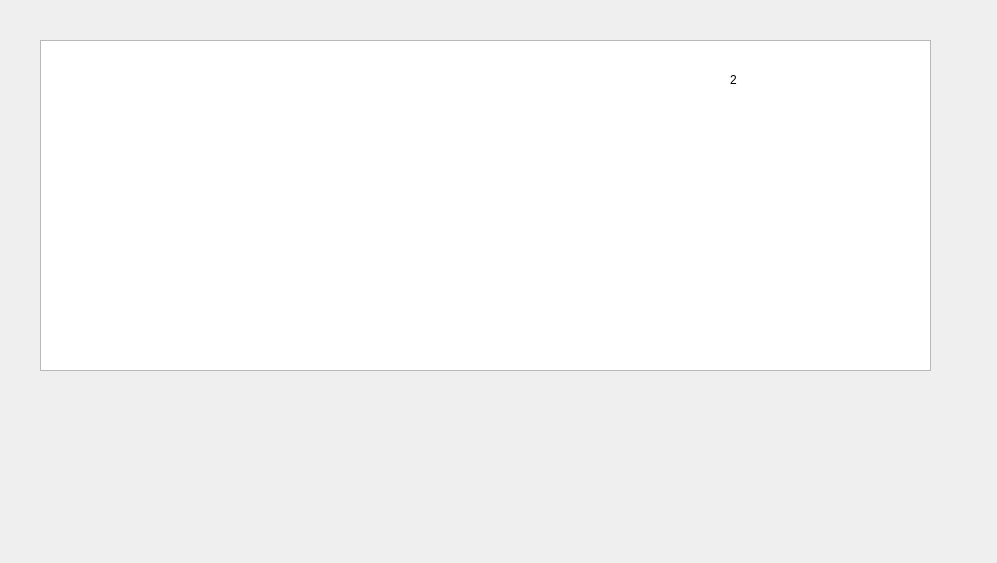
<?xml version="1.0" encoding="UTF-8"?>
<ui version="4.0">
 <class>Dialog</class>
 <widget class="QDialog" name="Dialog">
  <property name="geometry">
   <rect>
    <x>0</x>
    <y>0</y>
    <width>997</width>
    <height>563</height>
   </rect>
  </property>
  <property name="windowTitle">
   <string>Dialog</string>
  </property>
  <widget class="QGraphicsView" name="graphicsView">
   <property name="geometry">
    <rect>
     <x>40</x>
     <y>40</y>
     <width>891</width>
     <height>331</height>
    </rect>
   </property>
   <property name="alignment">
    <set>Qt::AlignLeading|Qt::AlignLeft|Qt::AlignTop</set>
   </property>
  </widget>
  <widget class="QLabel" name="label">
   <property name="geometry">
    <rect>
     <x>730</x>
     <y>70</y>
     <width>201</width>
     <height>20</height>
    </rect>
   </property>
   <property name="text">
    <string>2</string>
   </property>
  </widget>
 </widget>
 <resources/>
 <connections/>
</ui>
